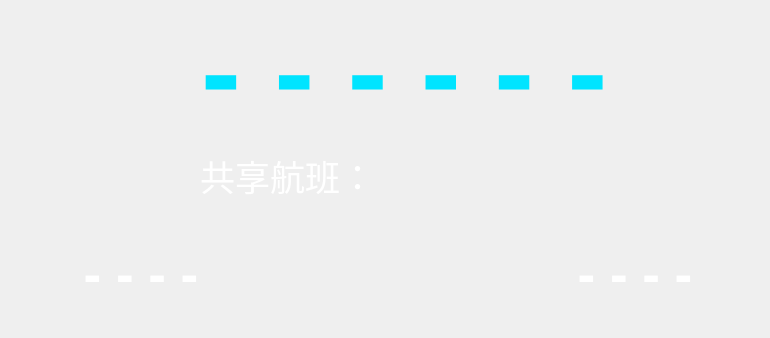
    <widget class="QWidget" name="widget_flight" native="true">
     <property name="geometry">
      <rect>
       <x>15</x>
       <y>15</y>
       <width>770</width>
       <height>338</height>
      </rect>
     </property>
     <property name="font">
      <font>
       <family>Ubuntu</family>
       <pointsize>50</pointsize>
      </font>
     </property>
     <property name="styleSheet">
      <string notr="true">#widget_flight{image: url(:/3实时登机/Images/3实时登机/3.0-3.2/航班号bg.png);}</string>
     </property>
     <widget class="ScrollText_Horizontal" name="label_midPlace">
      <property name="geometry">
       <rect>
        <x>270</x>
        <y>230</y>
        <width>200</width>
        <height>30</height>
       </rect>
      </property>
      <property name="font">
       <font>
        <pointsize>20</pointsize>
        <weight>75</weight>
        <bold>true</bold>
       </font>
      </property>
      <property name="styleSheet">
       <string notr="true">color: rgb(255, 255, 255);</string>
      </property>
      <property name="text">
       <string/>
      </property>
      <property name="textFormat">
       <enum>Qt::AutoText</enum>
      </property>
      <property name="scaledContents">
       <bool>true</bool>
      </property>
      <property name="alignment">
       <set>Qt::AlignCenter</set>
      </property>
     </widget>
     <widget class="QWidget" name="layoutWidget_1">
      <property name="geometry">
       <rect>
        <x>16</x>
        <y>1</y>
        <width>766</width>
        <height>142</height>
       </rect>
      </property>
      <layout class="QHBoxLayout" name="horizontalLayout_11">
       <property name="spacing">
        <number>0</number>
       </property>
       <property name="sizeConstraint">
        <enum>QLayout::SetDefaultConstraint</enum>
       </property>
       <property name="leftMargin">
        <number>30</number>
       </property>
       <property name="bottomMargin">
        <number>0</number>
       </property>
       <item>
        <widget class="QLabel" name="label_picture_plane">
         <property name="minimumSize">
          <size>
           <width>155</width>
           <height>120</height>
          </size>
         </property>
         <property name="maximumSize">
          <size>
           <width>155</width>
           <height>110</height>
          </size>
         </property>
         <property name="styleSheet">
          <string notr="true">image: url(:/3实时登机/Images/3实时登机/3.0-3.2/矢量剪影飞机.png);</string>
         </property>
         <property name="text">
          <string/>
         </property>
        </widget>
       </item>
       <item>
        <widget class="QLabel" name="label_mainFlightNO_">
         <property name="minimumSize">
          <size>
           <width>580</width>
           <height>140</height>
          </size>
         </property>
         <property name="maximumSize">
          <size>
           <width>580</width>
           <height>140</height>
          </size>
         </property>
         <property name="font">
          <font>
           <pointsize>90</pointsize>
           <weight>75</weight>
           <bold>true</bold>
          </font>
         </property>
         <property name="styleSheet">
          <string notr="true">color: rgb(0, 228, 255);</string>
         </property>
         <property name="text">
          <string>- - - - - -</string>
         </property>
        </widget>
       </item>
      </layout>
     </widget>
     <widget class="QWidget" name="layoutWidget_2">
      <property name="geometry">
       <rect>
        <x>10</x>
        <y>240</y>
        <width>751</width>
        <height>71</height>
       </rect>
      </property>
      <layout class="QHBoxLayout" name="horizontalLayout_22">
       <property name="spacing">
        <number>10</number>
       </property>
       <property name="leftMargin">
        <number>20</number>
       </property>
       <item>
        <widget class="ScrollText_Horizontal" name="label_fromPlace">
         <property name="minimumSize">
          <size>
           <width>220</width>
           <height>0</height>
          </size>
         </property>
         <property name="maximumSize">
          <size>
           <width>220</width>
           <height>60</height>
          </size>
         </property>
         <property name="font">
          <font>
           <family>Ubuntu</family>
           <pointsize>40</pointsize>
           <weight>75</weight>
           <bold>true</bold>
          </font>
         </property>
         <property name="styleSheet">
          <string notr="true">color: rgb(255, 255, 255);</string>
         </property>
         <property name="text">
          <string>- - - -</string>
         </property>
         <property name="scaledContents">
          <bool>true</bool>
         </property>
         <property name="alignment">
          <set>Qt::AlignCenter</set>
         </property>
        </widget>
       </item>
       <item>
        <widget class="QLabel" name="label_picture_pointTo">
         <property name="minimumSize">
          <size>
           <width>237</width>
           <height>21</height>
          </size>
         </property>
         <property name="maximumSize">
          <size>
           <width>237</width>
           <height>21</height>
          </size>
         </property>
         <property name="styleSheet">
          <string notr="true">image: url(:/3实时登机/Images/3实时登机/3.0-3.2/形状-2.png);</string>
         </property>
         <property name="text">
          <string/>
         </property>
        </widget>
       </item>
       <item>
        <widget class="ScrollText_Horizontal" name="label_arrivalPlace">
         <property name="minimumSize">
          <size>
           <width>220</width>
           <height>60</height>
          </size>
         </property>
         <property name="maximumSize">
          <size>
           <width>250</width>
           <height>60</height>
          </size>
         </property>
         <property name="font">
          <font>
           <family>Ubuntu</family>
           <pointsize>40</pointsize>
           <weight>75</weight>
           <bold>true</bold>
          </font>
         </property>
         <property name="styleSheet">
          <string notr="true">color: rgb(255, 255, 255);</string>
         </property>
         <property name="text">
          <string>- - - -</string>
         </property>
         <property name="scaledContents">
          <bool>true</bool>
         </property>
         <property name="alignment">
          <set>Qt::AlignCenter</set>
         </property>
        </widget>
       </item>
      </layout>
     </widget>
     <widget class="QWidget" name="widget_3" native="true">
      <property name="geometry">
       <rect>
        <x>200</x>
        <y>150</y>
        <width>371</width>
        <height>51</height>
       </rect>
      </property>
      <layout class="QHBoxLayout" name="horizontalLayout_33">
       <property name="spacing">
        <number>0</number>
       </property>
       <property name="topMargin">
        <number>0</number>
       </property>
       <property name="bottomMargin">
        <number>0</number>
       </property>
       <item>
        <widget class="QLabel" name="label_text_shareFlight">
         <property name="font">
          <font>
           <pointsize>26</pointsize>
          </font>
         </property>
         <property name="styleSheet">
          <string notr="true">color: rgb(255, 255, 255);</string>
         </property>
         <property name="text">
          <string>共享航班：
</string>
         </property>
         <property name="textFormat">
          <enum>Qt::RichText</enum>
         </property>
        </widget>
       </item>
       <item>
        <widget class="ScrollText_Vertical" name="ScrollText_shareFlight" native="true">
         <property name="maximumSize">
          <size>
           <width>16777215</width>
           <height>16777215</height>
          </size>
         </property>
         <property name="font">
          <font>
           <family>Ubuntu</family>
           <pointsize>26</pointsize>
           <weight>75</weight>
           <italic>false</italic>
           <bold>true</bold>
          </font>
         </property>
         <property name="styleSheet">
          <string notr="true">color: #0fff7a;
font: bold 26pt &quot;Ubuntu&quot;;</string>
         </property>
        </widget>
       </item>
      </layout>
     </widget>
    </widget>
